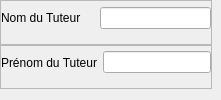
           <widget class="QWidget" name="widget_8" native="true">
            <layout class="QVBoxLayout" name="verticalLayout_16">
             <property name="spacing">
              <number>0</number>
             </property>
             <property name="leftMargin">
              <number>0</number>
             </property>
             <property name="topMargin">
              <number>0</number>
             </property>
             <property name="rightMargin">
              <number>9</number>
             </property>
             <item>
              <widget class="QFrame" name="frame_16">
               <property name="frameShape">
                <enum>QFrame::StyledPanel</enum>
               </property>
               <property name="frameShadow">
                <enum>QFrame::Raised</enum>
               </property>
               <layout class="QHBoxLayout" name="horizontalLayout_24">
                <property name="leftMargin">
                 <number>0</number>
                </property>
                <property name="topMargin">
                 <number>0</number>
                </property>
                <property name="rightMargin">
                 <number>0</number>
                </property>
                <property name="bottomMargin">
                 <number>9</number>
                </property>
                <item>
                 <widget class="QLabel" name="label_67">
                  <property name="text">
                   <string>Nom du Tuteur    </string>
                  </property>
                  <property name="wordWrap">
                   <bool>true</bool>
                  </property>
                 </widget>
                </item>
                <item>
                 <widget class="QLineEdit" name="updateNomTuteur"/>
                </item>
               </layout>
              </widget>
             </item>
             <item>
              <widget class="QFrame" name="frame_15">
               <property name="frameShape">
                <enum>QFrame::StyledPanel</enum>
               </property>
               <property name="frameShadow">
                <enum>QFrame::Raised</enum>
               </property>
               <layout class="QHBoxLayout" name="horizontalLayout_23">
                <property name="leftMargin">
                 <number>0</number>
                </property>
                <property name="topMargin">
                 <number>0</number>
                </property>
                <property name="rightMargin">
                 <number>0</number>
                </property>
                <item>
                 <widget class="QLabel" name="label_66">
                  <property name="text">
                   <string>Prénom du Tuteur</string>
                  </property>
                  <property name="wordWrap">
                   <bool>true</bool>
                  </property>
                 </widget>
                </item>
                <item>
                 <widget class="QLineEdit" name="updatePrenomTuteur"/>
                </item>
               </layout>
              </widget>
             </item>
            </layout>
           </widget>
